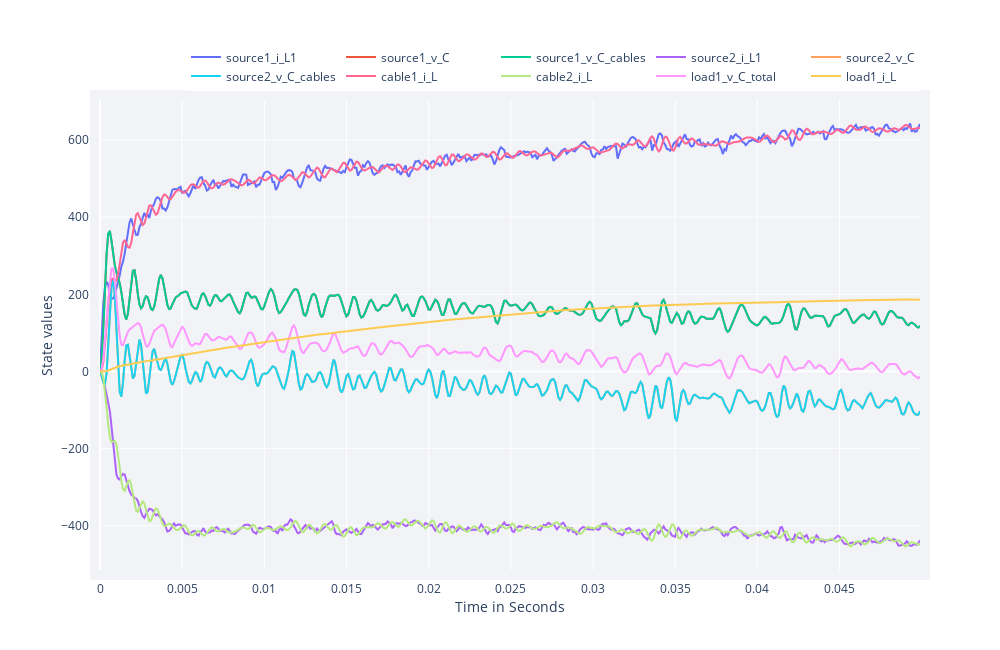

The notebook cell saved with this chart:
### Code cell
plot_hook_results(; hook = setup1.hook, plot_reward = false, plot_reference = false, episode = 5)

### Figure 1 — Plotly figure (JSON) as saved in the notebook; plotly's stock layout.template omitted (floating-point values rounded to 4 significant figures; data arrays with more than 128 entries replaced by an {"elided": "..."} marker saying what was removed)
{"data": [{"mode": "lines", "name": "source1_i_L1", "type": "scatter", "x": {"elided": "500 float values"}, "y": {"elided": "500 float values"}}, {"mode": "lines", "name": "source1_v_C", "type": "scatter", "x": {"elided": "500 float values"}, "y": {"elided": "500 float values"}}, {"mode": "lines", "name": "source1_v_C_cables", "type": "scatter", "x": {"elided": "500 float values"}, "y": {"elided": "500 float values"}}, {"mode": "lines", "name": "source2_i_L1", "type": "scatter", "x": {"elided": "500 float values"}, "y": {"elided": "500 float values"}}, {"mode": "lines", "name": "source2_v_C", "type": "scatter", "x": {"elided": "500 float values"}, "y": {"elided": "500 float values"}}, {"mode": "lines", "name": "source2_v_C_cables", "type": "scatter", "x": {"elided": "500 float values"}, "y": {"elided": "500 float values"}}, {"mode": "lines", "name": "cable1_i_L", "type": "scatter", "x": {"elided": "500 float values"}, "y": {"elided": "500 float values"}}, {"mode": "lines", "name": "cable2_i_L", "type": "scatter", "x": {"elided": "500 float values"}, "y": {"elided": "500 float values"}}, {"mode": "lines", "name": "load1_v_C_total", "type": "scatter", "x": {"elided": "500 float values"}, "y": {"elided": "500 float values"}}, {"mode": "lines", "name": "load1_i_L", "type": "scatter", "x": {"elided": "500 float values"}, "y": {"elided": "500 float values"}}], "layout": {"height": 650, "legend": {"orientation": "h", "x": 1, "xanchor": "right", "y": 1.02, "yanchor": "bottom"}, "margin": {"b": 80, "l": 100, "pad": 10, "r": 80, "t": 100}, "plot_bgcolor": "#f1f3f7", "width": 1000, "xaxis": {"title": {"text": "Time in Seconds"}}, "yaxis": {"title": {"text": "State values"}}, "yaxis2": {"overlaying": "y", "side": "right", "title": "Action values", "titlefont": {"color": "orange"}}}}
